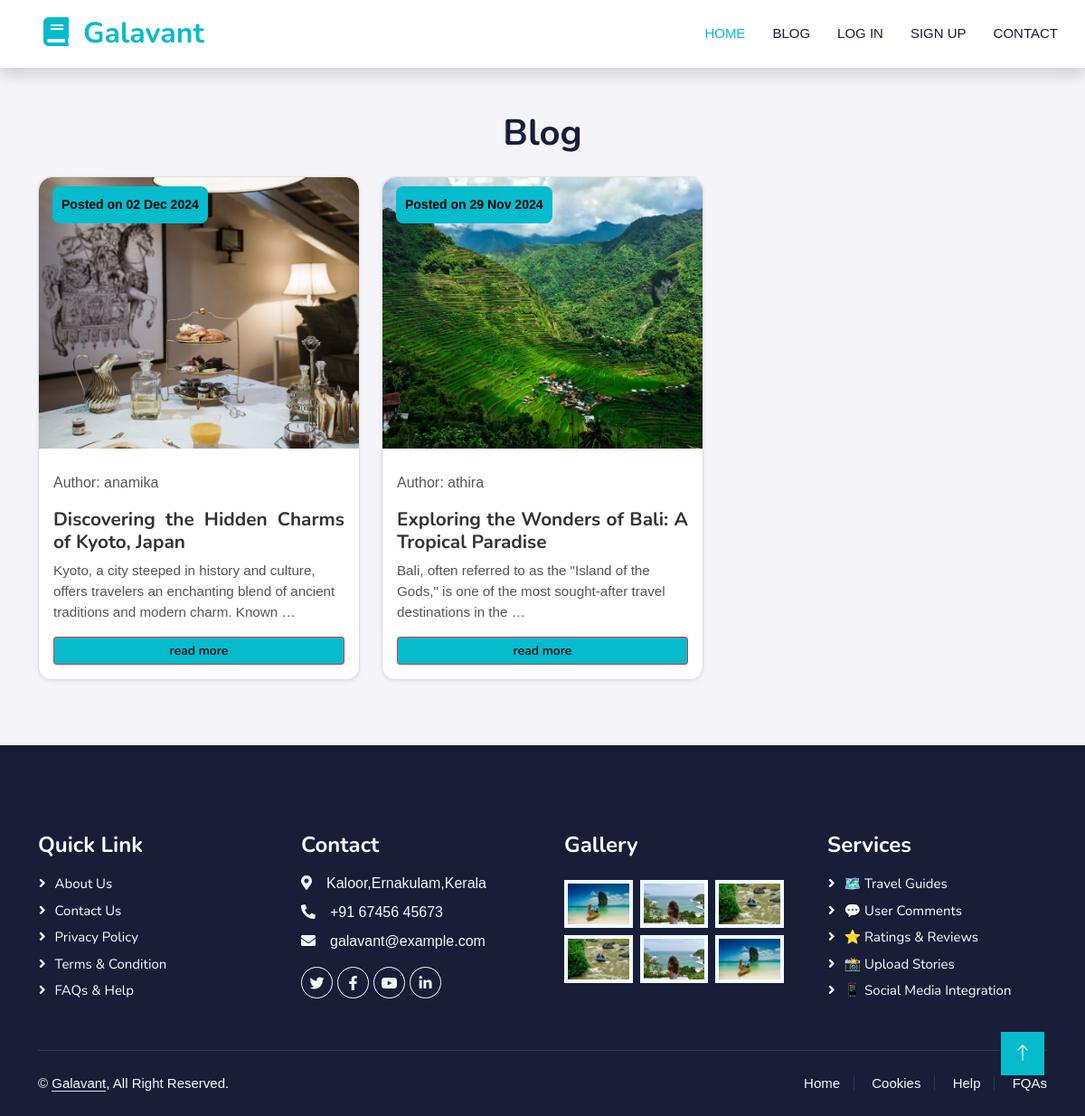
Screenshot of /blog/ with the database file from the repository.
### blogapp/models.py (models this page shows)
class blog_listmodel(models.Model):
    title = models.CharField(max_length=100)
    content = models.TextField()
    travel_photos = models.ImageField(upload_to='travel_photos/', blank=True, null=True)
    author = models.ForeignKey(User, on_delete=models.CASCADE, related_name='blogs', null=True, blank=True)
    created_at = models.DateTimeField(auto_now_add=True)
    updated_at = models.DateTimeField(auto_now=True)

### blogapp/views.py (the view)
# urls.py: path('blog/', views.blog_list, name='blog'),
def blog_list(request):
    if request.user.is_authenticated:
        user_blogs = blog_listmodel.objects.filter(author=request.user).order_by('-updated_at')
        other_blogs = blog_listmodel.objects.exclude(author=request.user).order_by('-updated_at')
        blogs = chain(user_blogs, other_blogs)
    else:
        blogs = blog_listmodel.objects.all().order_by('-created_at')
    return render(request, 'blog_list.html', {'blogs': blogs})

### template/blog_list.html (shortened to what this page needs)
{% extends 'base.html' %}
{% block content %}
{% load static %}
<link rel="stylesheet" href="{% static 'css/bgs.css' %}">
<div class="container mt-5">
    <h1 class="text-center mb-4">Blog</h1>
    <div class="row">
        {% for blog in blogs %}
            <div class="col-md-4 mb-4">
                <div class="card h-100 shadow-sm">
                    <small class="text-muted mt-auto" >Posted on {{ blog.created_at|date:"d M Y" }}</small>
                    {% if blog.travel_photos %}
                    <img src="{{ blog.travel_photos.url }}" class="card-img-top" alt="Blog Image" style="height: 300px; object-fit: cover;">
                    {% endif %}
                    <div class="card-body d-flex flex-column">
                        <p class="author">Author: {{ blog.author.username }}</p>
                        <h5 class="card-title">{{ blog.title }}</h5>
                        <p class="card-text">{{ blog.content|truncatewords:20 }}</p>
                        <a href="{% url 'blog_details' blog.id %}" class="btn btn-danger btn-sm" style="background-color: #06BBCC; color: black">read more</a>
                    </div>
                </div>
            </div>
        {% empty %}
            <p class="text-center">No blogs available yet.</p>
        {% endfor %}
    </div>
</div>
{% endblock %}

### template/base.html (shortened to what this page needs)
{% load static %}
<!DOCTYPE html>
<html lang="en">
<head>
    <link href="https://cdnjs.cloudflare.com/ajax/libs/font-awesome/5.10.0/css/all.min.css" rel="stylesheet">
    <link href="https://cdn.jsdelivr.net/npm/bootstrap-icons@1.4.1/font/bootstrap-icons.css" rel="stylesheet">
    <link href="lib/animate/animate.min.css" rel="stylesheet">
    <link href="lib/owlcarousel/assets/owl.carousel.min.css" rel="stylesheet">
    <link href="{% static 'css/bootstraps.min.css' %}" rel="stylesheet">
    <link href="{% static 'css/sty.css' %}" rel="stylesheet">
</head>
<body>
    <nav class="navbar navbar-expand-lg bg-white navbar-light shadow sticky-top p-0" >
        <a href="index" class="navbar-brand d-flex align-items-center px-4 px-lg-5">
            <h2 class="m-0 text-primary" ><i class="fa fa-book me-3" style="color: #06BBCC;"></i>Galavant</h2>
        </a>
        <div class="collapse navbar-collapse" id="navbarCollapse">
            <div class="navbar-nav ms-auto p-4 p-lg-0">
                <a href="{% url 'index' %}" class="nav-item nav-link active">Home</a>
                                <a href="{% url 'blog' %}" class="nav-item nav-link">Blog</a>
                                {% if user.is_authenticated %}
                                <a href="{% url 'profile' %}" class="nav-item nav-link">Profile</a>
                                <a href="{% url 'add_blog' %}" class="nav-item nav-link">New Blog</a>
                                <a href="{% url 'logout' %}" class="nav-item nav-link">Log Out</a>
                                {% else %}
                                <a href="{% url 'log_in' %}" class="nav-item nav-link">Log In</a>
                                <a href="{% url 'sign_up' %}" class="nav-item nav-link">Sign Up</a>
                                {% endif %}
                                <a href="{% url 'contact' %}" class="nav-item nav-link">Contact</a>
            </div>
        </div>
    </nav>
    {% block content %}
    {% endblock %}
     <div class="container-fluid bg-dark text-light footer pt-5 mt-5 wow fadeIn" data-wow-delay="0.1s">
        <div class="container py-5">
            <div class="row g-5">
                <div class="col-lg-3 col-md-6">
                    <h4 class="text-white mb-3">Quick Link</h4>
                    <a class="btn btn-link" href="">About Us</a>
                    <a class="btn btn-link" href="">Contact Us</a>
                    <a class="btn btn-link" href="">Privacy Policy</a>
                    <a class="btn btn-link" href="">Terms & Condition</a>
                    <a class="btn btn-link" href="">FAQs & Help</a>
                </div>
                <div class="col-lg-3 col-md-6">
                    <h4 class="text-white mb-3">Contact</h4>
                    <p class="mb-2"><i class="fa fa-map-marker-alt me-3"></i>Kaloor,Ernakulam,Kerala</p>
                    <p class="mb-2"><i class="fa fa-phone-alt me-3"></i>+91 67456 45673</p>
                    <p class="mb-2"><i class="fa fa-envelope me-3"></i>galavant@example.com</p>
                    <div class="d-flex pt-2">
                        <a class="btn btn-outline-light btn-social" href=""><i class="fab fa-twitter"></i></a>
                        <a class="btn btn-outline-light btn-social" href=""><i class="fab fa-facebook-f"></i></a>
                        <a class="btn btn-outline-light btn-social" href=""><i class="fab fa-youtube"></i></a>
                        <a class="btn btn-outline-light btn-social" href=""><i class="fab fa-linkedin-in"></i></a>
                    </div>
                </div>
                <div class="col-lg-3 col-md-6">
                    <h4 class="text-white mb-3">Gallery</h4>
                    <div class="row g-2 pt-2">
                        <div class="col-4">
                            <img class="img-fluid bg-light p-1" src="{% static 'img/package-1.jpg' %}" alt="">
                        </div>
                        <div class="col-4">
                            <img class="img-fluid bg-light p-1" src="{% static 'img/package-2.jpg' %}" alt="">
                        </div>
                        <div class="col-4">
                            <img class="img-fluid bg-light p-1" src="{% static 'img/package-3.jpg' %}"  alt="">
                        </div>
                        <div class="col-4">
                            <img class="img-fluid bg-light p-1" src="{% static 'img/package-3.jpg' %}" alt="">
                        </div>
                        <div class="col-4">
                            <img class="img-fluid bg-light p-1" src="{% static 'img/package-2.jpg' %}" alt="">
                        </div>
                        <div class="col-4">
                            <img class="img-fluid bg-light p-1" src="{% static 'img/package-1.jpg' %}" alt="">
                        </div>
                    </div>
                </div>
                <div class="col-lg-3 col-md-6">
                    <h4 class="text-white mb-3">Services</h4>
                        <a class="btn btn-link" href="">🗺️ Travel Guides</a>
                        <a class="btn btn-link" href="">💬 User Comments</a>
                        <a class="btn btn-link" href="">⭐ Ratings & Reviews</a>
                        <a class="btn btn-link" href="">📸 Upload Stories</a>
                        <a class="btn btn-link" href="">📱 Social Media Integration</a>
                </div>
            </div>
        </div>
        <div class="container">
            <div class="copyright">
                <div class="row">
                    <div class="col-md-6 text-center text-md-start mb-3 mb-md-0">
                        &copy; <a class="border-bottom" href="#">Galavant</a>, All Right Reserved.
                    </div>
                    <div class="col-md-6 text-center text-md-end">
                        <div class="footer-menu">
                            <a href="">Home</a>
                            <a href="">Cookies</a>
                            <a href="">Help</a>
                            <a href="">FQAs</a>
                        </div>
                    </div>
                </div>
            </div>
        </div>
    </div>
    <a href="#" class="btn btn-lg btn-primary btn-lg-square back-to-top"><i style="color: white;" class="bi bi-arrow-up" ></i></a>
</body>
</html>

### static/css/sty.css (style rules this page uses)
:root { --primary: #06BBCC; --light: #F0FBFC; --dark: #181d38; }
.back-to-top { position: fixed; display: none; right: 45px; bottom: 45px; z-index: 99; }
.btn { font-family: 'Nunito', sans-serif; font-weight: 600; transition: .5s; }
.btn.btn-primary, .btn.btn-secondary { color: #FFFFFF; }
.btn-lg-square { width: 48px; height: 48px; }
.btn-square, .btn-sm-square, .btn-lg-square { padding: 0; display: flex; align-items: center; justify-content: center; font-weight: normal; border-radius: 0px; }
.navbar-light .navbar-nav .nav-link { margin-right: 30px; padding: 25px 0; color: #FFFFFF; font-size: 15px; text-transform: uppercase; outline: none; }
.navbar-light .navbar-nav .nav-link:hover, .navbar-light .navbar-nav .nav-link.active { color: var(--primary); }
.navbar-light .navbar-brand, .navbar-light a.btn { height: 75px; }
.navbar-light .navbar-nav .nav-link { color: var(--dark); font-weight: 500; }
.navbar-light.sticky-top { top: -100px; transition: .5s; }
.footer .btn.btn-social { margin-right: 5px; width: 35px; height: 35px; display: flex; align-items: center; justify-content: center; color: var(--light); font-weight: normal; border: 1px solid #FFFFFF; border-radius: 35px; transition: .3s; }
.footer .btn.btn-link { display: block; margin-bottom: 5px; padding: 0; text-align: left; color: #FFFFFF; font-size: 15px; font-weight: normal; text-transform: capitalize; transition: .3s; }
.footer .btn.btn-link::before { position: relative; content: "\f105"; font-family: "Font Awesome 5 Free"; font-weight: 900; margin-right: 10px; }
.footer .copyright { padding: 25px 0; font-size: 15px; border-top: 1px solid rgba(256, 256, 256, .1); }
.footer .copyright a { color: var(--light); }
.footer .footer-menu a { margin-right: 15px; padding-right: 15px; border-right: 1px solid rgba(255, 255, 255, .1); }
.footer .footer-menu a:last-child { margin-right: 0; padding-right: 0; border-right: none; }

### static/css/bgs.css (style rules this page uses)
body { background-color: #f4f4f9; font-family: 'Arial', sans-serif; }
.card { border-radius: 15px; overflow: hidden; transition: transform 0.3s ease-in-out, box-shadow 0.3s; }
.author { margin-top: 10px; }
.card img { border-top-left-radius: 15px; border-top-right-radius: 15px; height: 300px; }
.text-muted { display: block; position: absolute; top: 10px; left: 15px; background: #06BBCC; color: #fff; padding: 10px; border-radius: 8px; text-align: center; font-weight: bold; }
.text-muted { color: black; }
.card-title { font-size: 1.3em; color: #333; text-align: justify; }
.card-text { font-size: 0.95em; color: #555; }

### rows the page displays
blog_listmodel: created_at "02 Dec 2024", travel_photos (picture), author.username "anamika", title "Discovering the Hidden Charms of Kyoto, Japan", content "Kyoto, a city steeped in history and culture, offers travelers an enchanting blend of ancient traditions and modern charm. Known …"
blog_listmodel: created_at "29 Nov 2024", travel_photos (picture), author.username "athira", title "Exploring the Wonders of Bali: A Tropical Paradise", content "Bali, often referred to as the \"Island of the Gods,\" is one of the most sought-after travel destinations in the …"
